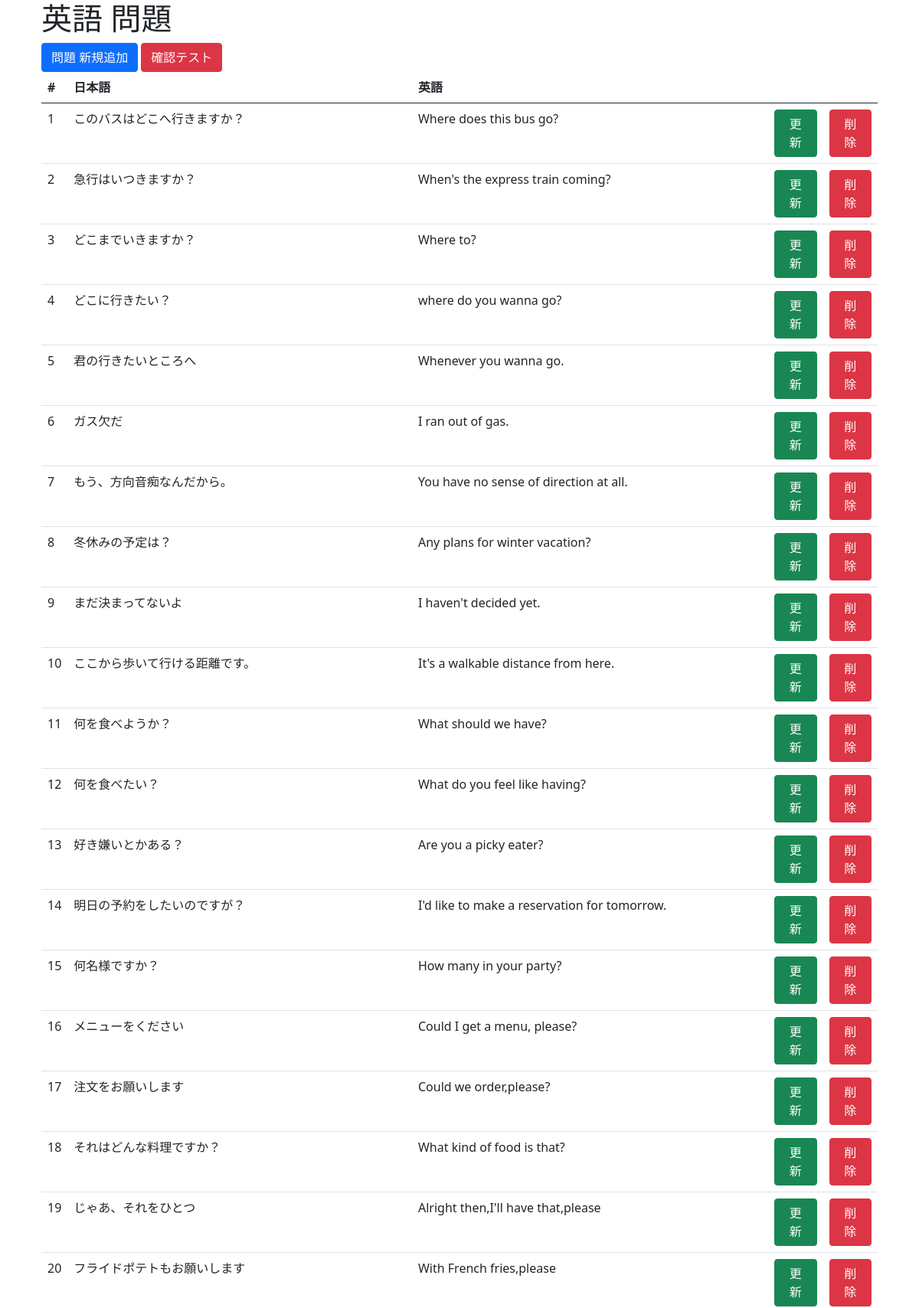
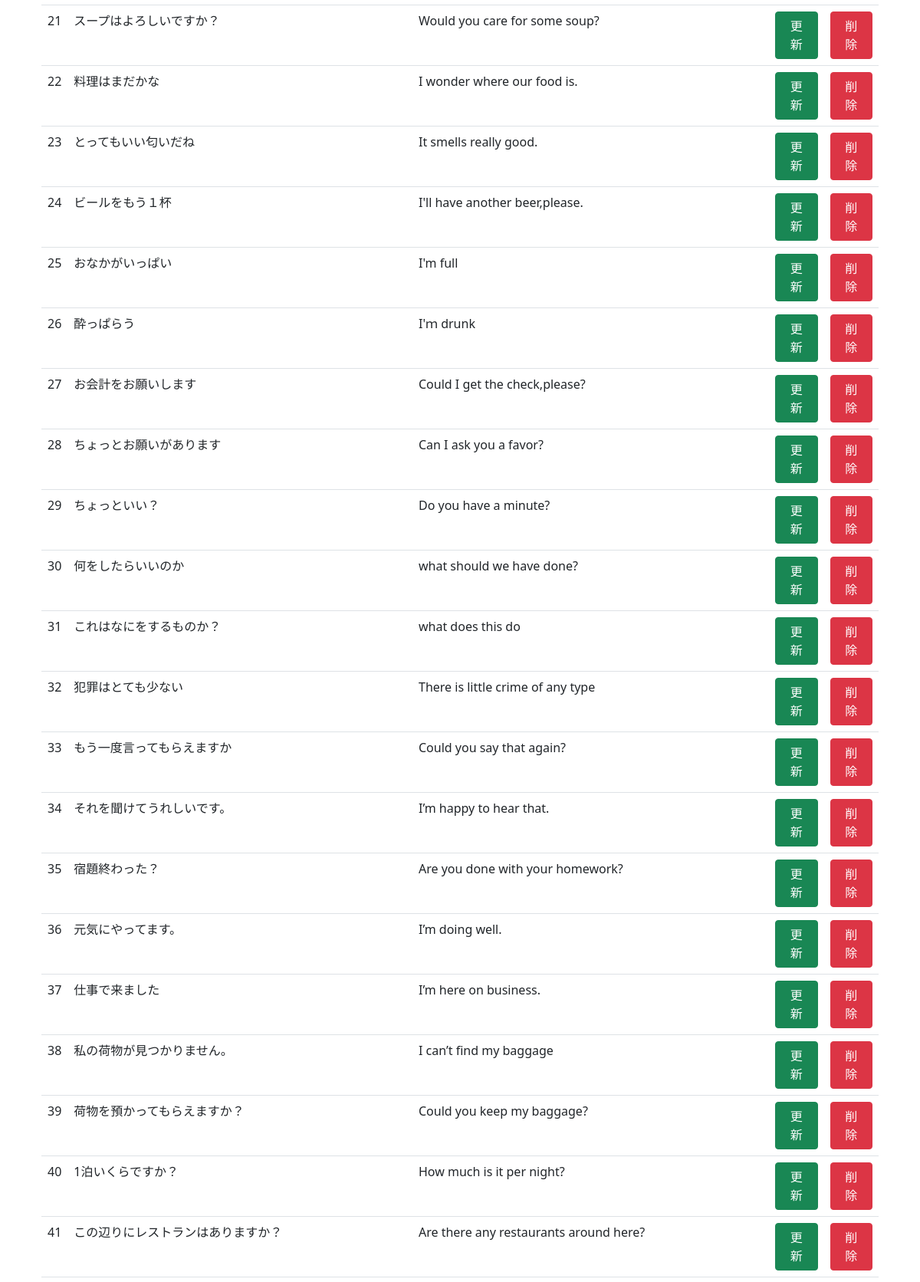
The page / (upper part) on the database its author committed (2 pictures, top to bottom).
### models.py (models this page shows)
class English(Base):
    __tablename__ = 'english'
    id = Column(Integer,primary_key=True)
    english_sentence = Column(Text)
    japanese_sentence = Column(Text)
    master_check = Column(Boolean)

### app.py (the view)
@app.route('/')
def index():
    items = session.query(English).all()
    session.close()
    return render_template('index.html',items=items)

### templates/index.html
{% extends 'layout.html' %}
{% block content %}
<h1>英語 問題</h1>
<a href="/input" class="btn btn-primary">問題 新規追加</a>
<a href="/confirm_test" class="btn btn-danger">確認テスト</a>
<table class="table">
    <thead>
        <th> # </th>
        <th>日本語</th>
        <th>英語</th>
        <td></td>
        <td></td>
    </thead>
    <tbody>
        {% for item in items %}
            <tr>
                <td>{{ loop.index }}</td>
                <td>{{ item.japanese_sentence }}</td>
                <td>{{ item.english_sentence }}</td>
                <td><a href="/update/{{ item.id }}" class="btn btn-success">更新</a></td>
                <td><a href="/delete/{{ item.id }}" class="btn btn-danger">削除</a></td>
            </tr>
        {% endfor %}
    </tbody>
</table>
{% endblock %}

### templates/layout.html (shortened to what this page needs)
<!DOCTYPE html>
<html lang="ja">
<head>
    <link href="https://cdn.jsdelivr.net/npm/bootstrap@5.0.2/dist/css/bootstrap.min.css" rel="stylesheet"
>
</head>
<body>
    <div class="container">
        <div class="container">
        {% block content %}{% endblock %}
        </div>
    </div>
</body>
</html>

### rows shown on the page
English: japanese_sentence "このバスはどこへ行きますか？", english_sentence "Where does this bus go?"
English: japanese_sentence "急行はいつきますか？", english_sentence "When's the express train coming?"
English: japanese_sentence "どこまでいきますか？", english_sentence "Where to?"
English: japanese_sentence "どこに行きたい？", english_sentence "where do you wanna go?"
English: japanese_sentence "君の行きたいところへ", english_sentence "Whenever you wanna go."
English: japanese_sentence "ガス欠だ", english_sentence "I ran out of gas."
English: japanese_sentence "もう、方向音痴なんだから。", english_sentence "You have no sense of direction at all."
English: japanese_sentence "冬休みの予定は？", english_sentence "Any plans for winter vacation?"
English: japanese_sentence "まだ決まってないよ", english_sentence "I haven't decided yet."
English: japanese_sentence "ここから歩いて行ける距離です。", english_sentence "It's a walkable distance from here."
English: japanese_sentence "何を食べようか？", english_sentence "What should we have?"
English: japanese_sentence "何を食べたい？", english_sentence "What do you feel like having?"
English: japanese_sentence "好き嫌いとかある？", english_sentence "Are you a picky eater?"
English: japanese_sentence "明日の予約をしたいのですが？", english_sentence "I'd like to make a reservation for tomorrow."
English: japanese_sentence "何名様ですか？", english_sentence "How many in your party?"
English: japanese_sentence "メニューをください", english_sentence "Could I get a menu, please?"
English: japanese_sentence "注文をお願いします", english_sentence "Could we order,please?"
English: japanese_sentence "それはどんな料理ですか？", english_sentence "What kind of food is that?"
English: japanese_sentence "じゃあ、それをひとつ", english_sentence "Alright then,I'll have that,please"
English: japanese_sentence "フライドポテトもお願いします", english_sentence "With French fries,please"
English: japanese_sentence "スープはよろしいですか？", english_sentence "Would you care for some soup?"
English: japanese_sentence "料理はまだかな", english_sentence "I wonder where our food is."
English: japanese_sentence "とってもいい匂いだね", english_sentence "It smells really good."
English: japanese_sentence "ビールをもう１杯", english_sentence "I'll have another beer,please."
English: japanese_sentence "おなかがいっぱい", english_sentence "I'm full"
English: japanese_sentence "酔っぱらう", english_sentence "I'ｍ drunk"
English: japanese_sentence "お会計をお願いします", english_sentence "Could I get the check,please?"
English: japanese_sentence "ちょっとお願いがあります", english_sentence "Can I ask you a favor?"
English: japanese_sentence "ちょっといい？", english_sentence "Do you have a minute?"
English: japanese_sentence "何をしたらいいのか", english_sentence "what should we have done?"
English: japanese_sentence "これはなにをするものか？", english_sentence "what does this do"
English: japanese_sentence "犯罪はとても少ない", english_sentence "There is little crime of any type"
English: japanese_sentence "もう一度言ってもらえますか", english_sentence "Could you say that again?"
English: japanese_sentence "それを聞けてうれしいです。", english_sentence "I’m happy to hear that."
English: japanese_sentence "宿題終わった？", english_sentence "Are you done with your homework?"
English: japanese_sentence "元気にやってます。", english_sentence "I’m doing well."
English: japanese_sentence "仕事で来ました", english_sentence "I’m here on business."
English: japanese_sentence "私の荷物が見つかりません。", english_sentence "I can’t find my baggage"
English: japanese_sentence "荷物を預かってもらえますか？", english_sentence "Could you keep my baggage?"
English: japanese_sentence "1泊いくらですか？", english_sentence "How much is it per night?"
English: japanese_sentence "この辺りにレストランはありますか？", english_sentence "Are there any restaurants around here?"
